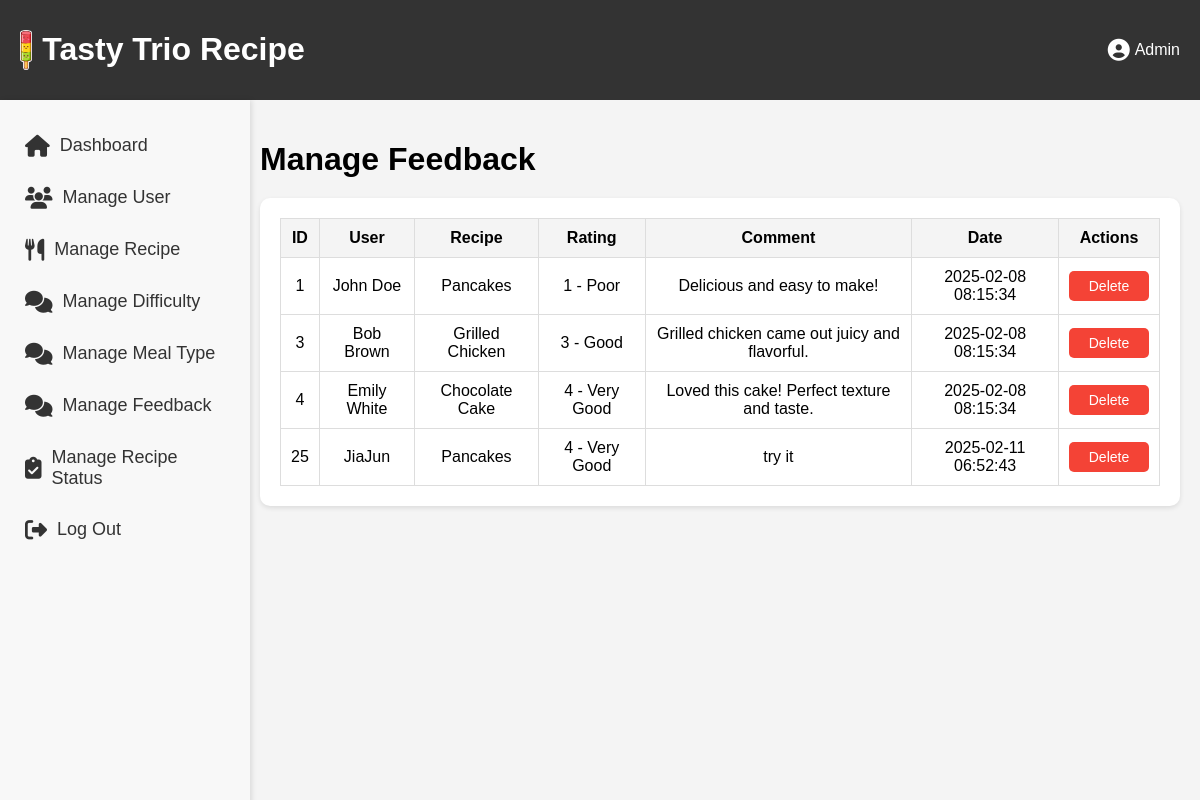
The app's page /manage_feedback.php, older data.
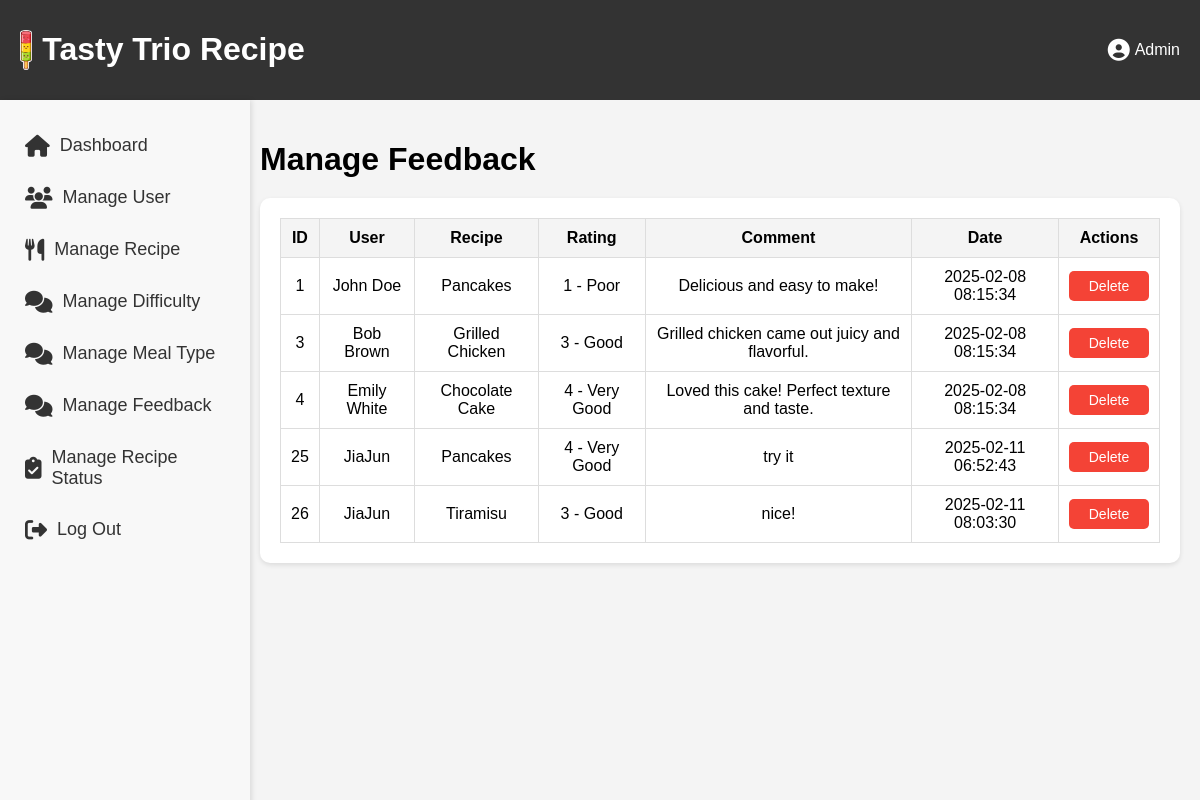
The same page, newer data.
### tables this page shows
CREATE TABLE `feedback` (
  `feedbackID` int(11) NOT NULL,
  `userID` int(11) DEFAULT NULL,
  `recipeID` int(11) DEFAULT NULL,
  `ratingID` int(11) DEFAULT NULL,
  `comment` text DEFAULT NULL,
  `feedbackDate` timestamp NOT NULL DEFAULT current_timestamp()
);

CREATE TABLE `registered_user` (
  `userID` int(11) NOT NULL,
  `userImg` varchar(255) DEFAULT NULL,
  `userName` varchar(255) NOT NULL,
  `userEmail` varchar(255) NOT NULL,
  `userPass` varchar(255) NOT NULL,
  `userBio` text DEFAULT NULL,
  `favID` int(11) DEFAULT NULL,
  `reset_token` varchar(255) DEFAULT NULL,
  `userStatus` enum('Active','Inactive','Banned') NOT NULL DEFAULT 'Active'
);

CREATE TABLE `recipe` (
  `recipeID` int(11) NOT NULL,
  `recipeImg` varchar(255) DEFAULT NULL,
  `recipeName` varchar(255) NOT NULL,
  `recipeIngred` text NOT NULL,
  `recipeDesc` text NOT NULL,
  `recipeDate` timestamp NOT NULL DEFAULT current_timestamp(),
  `recipeStatus` enum('Pending','Approved','Rejected','Re-Submitted') NOT NULL,
  `remark` text DEFAULT NULL,
  `userID` int(11) DEFAULT NULL,
  `diffID` int(11) DEFAULT NULL,
  `typeID` int(11) DEFAULT NULL
);

CREATE TABLE `rating` (
  `ratingID` int(11) NOT NULL,
  `ratingNum` int(11) NOT NULL,
  `ratingText` varchar(50) NOT NULL
);

### manage_feedback.php (the view, shortened to what this page needs)
<?php
include 'db.php';
$query = "SELECT feedback.feedbackID, feedback.comment, feedback.feedbackDate,
                 registered_user.userName, recipe.recipeName, rating.ratingNum, rating.ratingText
          FROM feedback
          LEFT JOIN registered_user ON feedback.userID = registered_user.userID
          LEFT JOIN recipe ON feedback.recipeID = recipe.recipeID
          LEFT JOIN rating ON feedback.ratingID = rating.ratingID";
$result = $conn->query($query);
?>
<!DOCTYPE html>
<html lang="en">
<head>
    <link rel="stylesheet" href="https://cdnjs.cloudflare.com/ajax/libs/font-awesome/6.4.2/css/all.min.css">
</head>
<body>
    <?php include('admin_Side_Nav.php'); ?>
    <div class="main-content">
        <h1>Manage Feedback</h1>
        <div class="table-container">
            <table>
                <thead>
                    <tr>
                        <th>ID</th>
                        <th>User</th>
                        <th>Recipe</th>
                        <th>Rating</th>
                        <th>Comment</th>
                        <th>Date</th>
                        <th>Actions</th>
                    </tr>
                </thead>
                <tbody>
                    <?php while ($row = $result->fetch_assoc()) { ?>
                        <tr>
                            <td><?= $row['feedbackID'] ?></td>
                            <td><?= $row['userName'] ?: 'Guest' ?></td>
                            <td><?= $row['recipeName'] ?: 'Unknown' ?></td>
                            <td><?= $row['ratingNum'] . ' - ' . $row['ratingText'] ?></td>
                            <td><?= $row['comment'] ?></td>
                            <td><?= $row['feedbackDate'] ?></td>
                            <td>
                                <div class="action-buttons">
                                    <a href="manage_feedback.php?delete=<?= $row['feedbackID'] ?>" onclick="return confirm('Are you sure you want to delete this feedback?');">
                                        <button class="delete-btn">Delete</button>
                                    </a>
                                </div>
                            </td>
                        </tr>
                    <?php } ?>
                </tbody>
            </table>
        </div>
    </div>
</body>
</html>

Row changes from the older to the newer data that the page shows:
added feedback: feedbackID "26", userID.userName "JiaJun", recipeID.recipeName "Tiramisu", ratingID.ratingNum "3", ratingID.ratingText "Good", comment "nice!", feedbackDate "2025-02-11 08:03:30"
